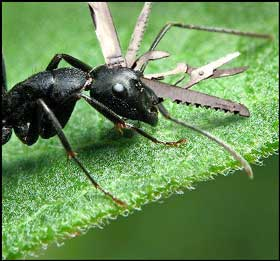
#> input picture IoT_DP/data/ants/swiss-army-ant.jpg, 280 x 261 px
$ python IoT_dp_5_26.py
#> lines starting #> are read from the running program, lines starting #| are printed output that depends on the picture; after the words box and inside, x2 and y2 are one past the last pixel; in counts of white or black regions, pixels touching at a corner belong together
import numpy as np
import matplotlib.pyplot  as plt
import cv2


img = cv2.imread('./data/ants/swiss-army-ant.jpg',1)
#> img is the input picture: shape (261, 280, 3); mean B, G, R 85.9, 142, 104.5
print(img.shape) # 画素数（Y,X），カラーチャネル数
#| (261, 280, 3)
#plt.imshow(cv2.cvtColor(img, cv2.COLOR_BGR2RGB))
#plt.show()
gray_img = cv2.cvtColor(img, cv2.COLOR_BGR2GRAY)
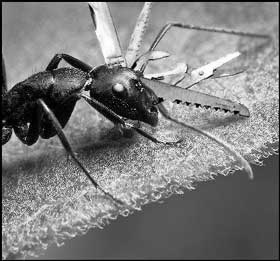
#> gray_img: shape (261, 280); min 0, max 255, mean 124.3
print(gray_img.shape)
#| (261, 280)
#plt.imshow(gray_img, cmap='gray')
#plt.show()


ret, bin_img = cv2.threshold(gray_img, 100, 255, cv2.THRESH_BINARY)
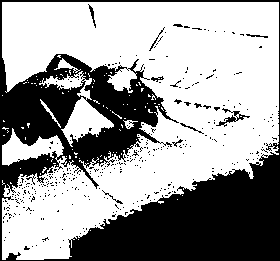
#> bin_img: shape (261, 280); 62.4% white; 354 black regions (342 under 20 px), largest, box (x1, y1, x2, y2) and area: (0, 0, 280, 261) 26181, (216, 108, 250, 127) 158, (88, 4, 96, 28) 53
#plt.imshow(bin_img, cmap='gray')
#plt.show()

kernel = np.ones((3,3),np.uint8)

# [8 lines of commented-out code are left out]


hist_b = cv2.calcHist([img], [0], None, [256], [0, 256])
#> hist_b = 256 values, max 2053 at index 0, min 0 at index 254, mean 285.5
hist_g = cv2.calcHist([img], [1], None, [256], [0, 256])
#> hist_g = 256 values, max 1155 at index 105, min 64 at index 39, mean 285.5
hist_r = cv2.calcHist([img], [2], None, [256], [0, 256])
#> hist_r = 256 values, max 1707 at index 0, min 28 at index 230, mean 285.5

plt.xlim(0, 255)
#plt.plot(hist_gr ,'-r')
plt.plot(hist_b, '-b', label='Blue')
plt.plot(hist_g, '-g', label='Green')
plt.plot(hist_r, '-r', label='Red')

#plt.plot(hist_gr_1,'-b')
#plt.plot(hist_gr_2,'-g')
#plt.plot(hist_gr_3,'-r')

plt.xlabel('pixsel value')
plt.ylabel('number of pixsel')
#plt.show()

x_img = cv2.flip(img,0)
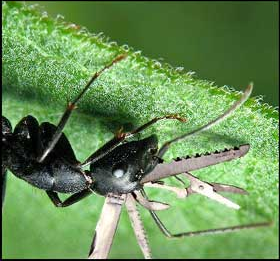
#> x_img: shape (261, 280, 3); mean B, G, R 85.9, 142, 104.5
y_img = cv2.flip(img,1)
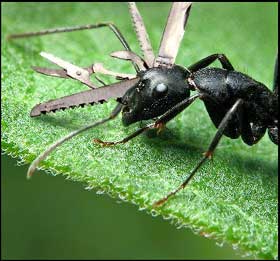
#> y_img: shape (261, 280, 3); mean B, G, R 85.9, 142, 104.5
xy_img = cv2.flip(img,-1)
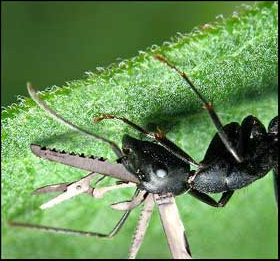
#> xy_img: shape (261, 280, 3); mean B, G, R 85.9, 142, 104.5

cv2.imwrite('./data/x_img.jpg' ,x_img)
cv2.imwrite('./data/y_img.jpg',y_img)
cv2.imwrite('./data/xy_img.jpg',xy_img)

blur_img = cv2.blur(img, (5, 5)) # 平均化フィルタ（averaging filter）
gau_img = cv2.GaussianBlur(img, (5, 5), 0) # ガウシアンフィルタ
med_img = cv2.medianBlur(img, 5) # 中央値フィルタ（メジアンフィルタ）
cv2.imwrite('./data/blur_img.jpg', blur_img)
cv2.imwrite('./data/gau_img.jpg', gau_img)
cv2.imwrite('./data/med_img.jpg', med_img)

gamma = 0.5
lut = np.zeros((256, 1), dtype = 'uint8') # (256, 1)のuint8行列を0で初期化
for i in range(len(lut)):
    lut[i][0] = 255 * pow((float(i)/255), (1.0/gamma))
gamma_img = cv2.LUT(img, lut) # Look Up Table
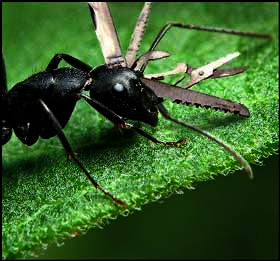
#> gamma_img: shape (261, 280, 3); mean B, G, R 39.4, 94.1, 54.2
cv2.imwrite('./data/gamma_img.jpg', gamma_img)
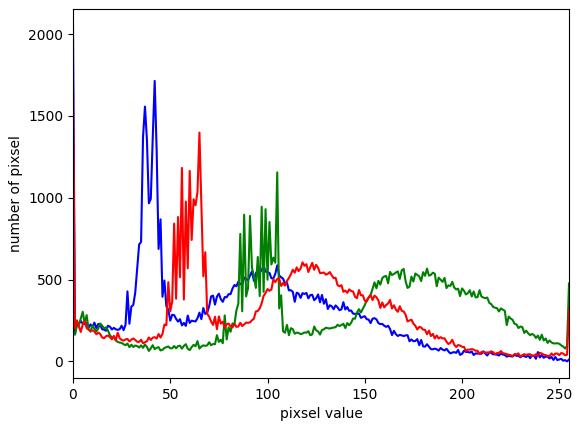
#> figure drawn by matplotlib, 1 panel; curve peaks at x = 0, y = 2053; curve peaks at x = 105, y = 1155; curve peaks at x = 0, y = 1707

$ run again, with IoT_DP/data/ants/1262751255_c56c042b7b.jpg copied over IoT_DP/data/ants/swiss-army-ant.jpg
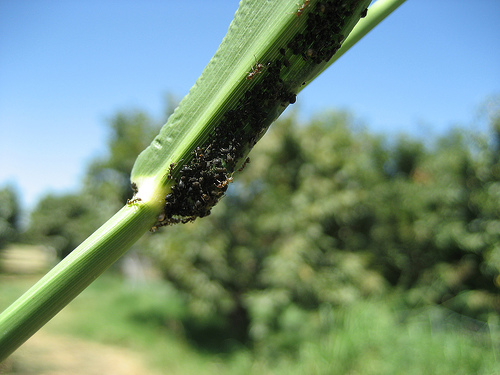
#> input picture IoT_DP/data/ants/1262751255_c56c042b7b.jpg, 500 x 375 px
#> img is the input picture: shape (375, 500, 3); mean B, G, R 126, 145.4, 117.4
#| (375, 500, 3)
#| (375, 500)
#> `ret, bin_img = cv2.threshold(gray_img, 100, 255, cv2.THRESH_BINARY)`:
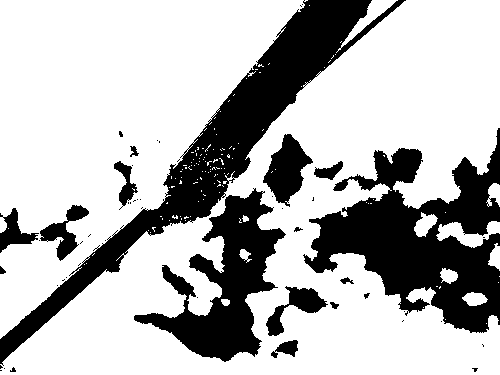
#> bin_img: shape (375, 500); 71.5% white; 51 black regions (35 under 20 px), largest, box (x1, y1, x2, y2) and area: (0, 0, 406, 366) 19029, (303, 128, 500, 333) 18433, (134, 188, 286, 362) 9978
#> hist_b = 256 values, max 8696 at index 255, min 81 at index 190, mean 732.4
#> hist_g = 256 values, max 2084 at index 184, min 25 at index 0, mean 732.4
#> hist_r = 256 values, max 2275 at index 134, min 28 at index 1, mean 732.4
#> `cv2.imwrite('./data/gamma_img.jpg', gamma_img)`:
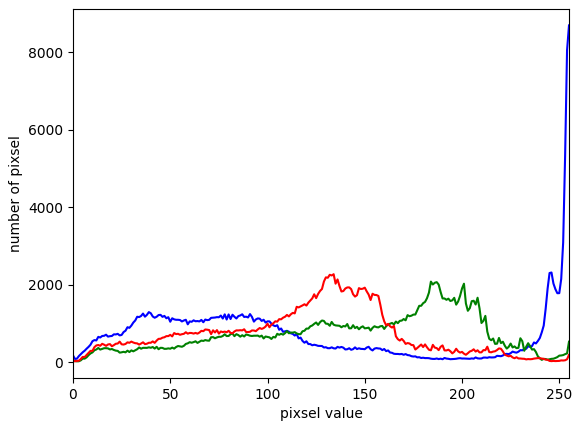
#> figure drawn by matplotlib, 1 panel; curve peaks at x = 255, y = 8696; curve peaks at x = 184, y = 2084; curve peaks at x = 134, y = 2275

$ run again, with IoT_DP/data/ants/1269756697_0bce92cdab.jpg copied over IoT_DP/data/ants/swiss-army-ant.jpg
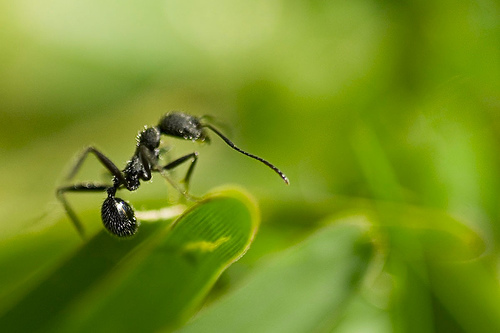
#> input picture IoT_DP/data/ants/1269756697_0bce92cdab.jpg, 500 x 333 px
#> img is the input picture: shape (333, 500, 3); mean B, G, R 34.3, 144.1, 118.1
#| (333, 500, 3)
#| (333, 500)
#> `ret, bin_img = cv2.threshold(gray_img, 100, 255, cv2.THRESH_BINARY)`:
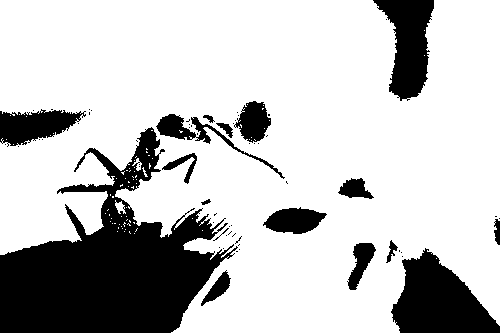
#> bin_img: shape (333, 500); 76.2% white; 64 black regions (47 under 20 px), largest, box (x1, y1, x2, y2) and area: (0, 127, 238, 333) 22985, (391, 248, 500, 333) 5548, (373, 0, 434, 101) 3542
#> hist_b = 256 values, max 36693 at index 0, min 0 at index 204, mean 650.4
#> hist_g = 256 values, max 2504 at index 152, min 0 at index 237, mean 650.4
#> hist_r = 256 values, max 2188 at index 112, min 0 at index 243, mean 650.4
#> `cv2.imwrite('./data/gamma_img.jpg', gamma_img)`:
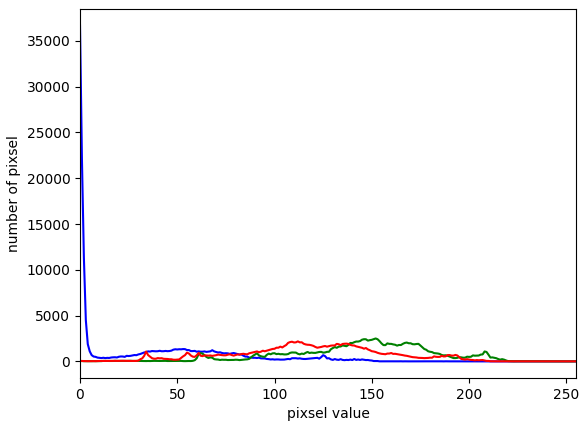
#> figure drawn by matplotlib, 1 panel; curve peaks at x = 0, y = 36693; curve peaks at x = 152, y = 2504; curve peaks at x = 112, y = 2188
